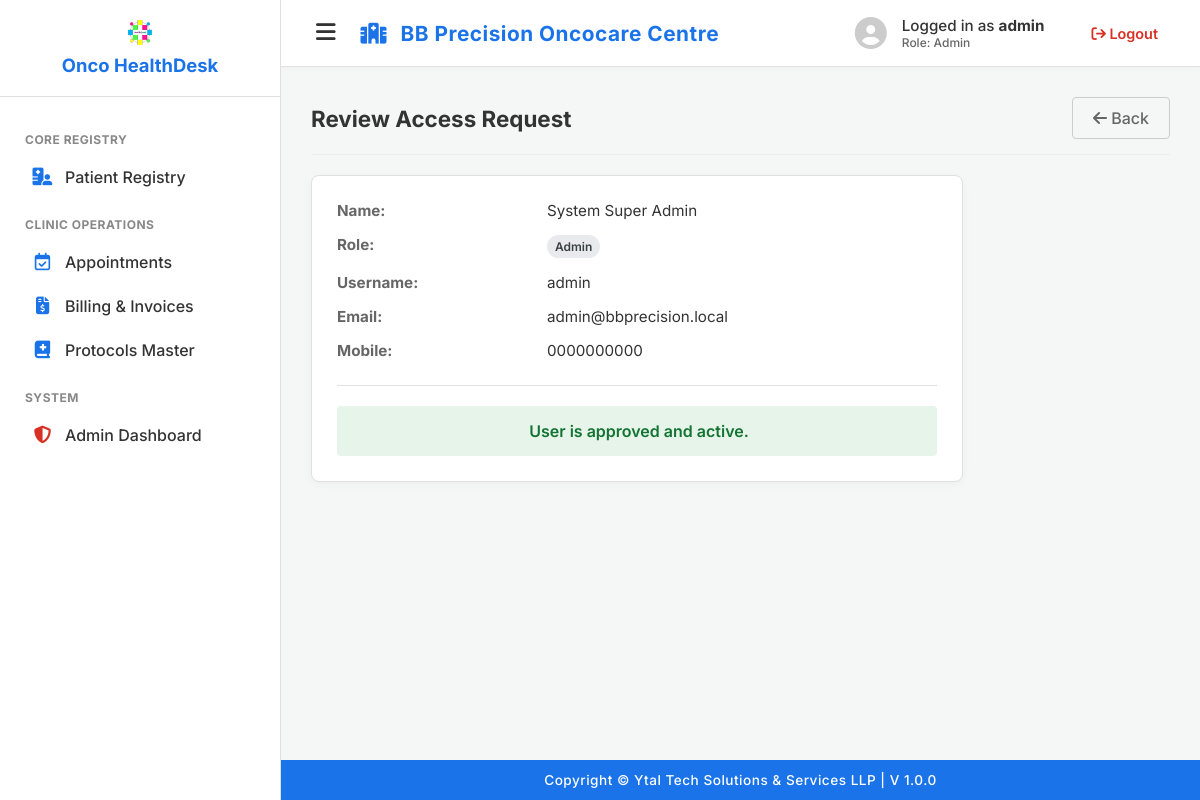
The page /admin/view_user/1 (signed in) on the database its author committed.
### app.py (models this page shows, shortened)
class User(db.Model):
    id = db.Column(db.Integer, primary_key=True)
    salutation, first_name, middle_name, last_name = db.Column(db.String(10)), db.Column(db.String(50), nullable=False), db.Column(db.String(50)), db.Column(db.String(50), nullable=False)
    role, mobile_number, email, username = db.Column(db.String(20), nullable=False), db.Column(db.String(15), unique=True, nullable=False), db.Column(db.String(120), unique=True, nullable=False), db.Column(db.String(50), unique=True, nullable=False)
    password_hash, is_approved, created_on = db.Column(db.String(256), nullable=False), db.Column(db.Boolean, default=False), db.Column(db.DateTime, default=datetime.utcnow)

### app.py (the view)
@app.route('/admin/view_user/<int:user_id>')
@login_required
def admin_view_user(user_id): return render_template('admin_view_user.html', target_user=User.query.get_or_404(user_id), user=session)

### app.py (called while the page is built)
def login_required(f):
    @wraps(f)
    def decorated_function(*args, **kwargs):
        if 'user_id' not in session: return redirect(url_for('login'))
        return f(*args, **kwargs)
    return decorated_function

### templates/admin_view_user.html (shortened to what this page needs)
{% extends "base_layout.html" %}
{% block content %}
<div class="panel-header" style="margin-bottom: 20px;">
    <h2>Review Access Request</h2>
    <a href="{{ url_for('admin_dashboard') }}" class="btn-secondary"><i class="fa-solid fa-arrow-left"></i> Back</a>
</div>
<div class="panel-card" style="max-width: 600px;">
    <div style="display: grid; grid-template-columns: 1fr 2fr; gap: 15px; margin-bottom: 25px; font-size: 0.95rem;">
        <strong style="color: var(--text-muted);">Name:</strong> <span>{{ target_user.salutation }} {{ target_user.first_name }} {{ target_user.last_name }}</span>
        <strong style="color: var(--text-muted);">Role:</strong> <span><span class="badge badge-grey">{{ target_user.role }}</span></span>
        <strong style="color: var(--text-muted);">Username:</strong> <span>{{ target_user.username }}</span>
        <strong style="color: var(--text-muted);">Email:</strong> <span>{{ target_user.email }}</span>
        <strong style="color: var(--text-muted);">Mobile:</strong> <span>{{ target_user.mobile_number }}</span>
    </div>
    <hr style="border: 0; border-top: 1px solid var(--border-color); margin-bottom: 20px;">
    {% if not target_user.is_approved %}
        <form action="/admin/approve/{{ target_user.id }}" method="POST">
            <button type="submit" class="btn-primary" style="width: 100%; background-color: #137333;"><i class="fa-solid fa-check-double"></i> Approve Access</button>
        </form>
    {% else %}
        <div style="background-color: #e6f4ea; color: #137333; padding: 15px; border-radius: 4px; text-align: center; font-weight: 600;">
             User is approved and active.
        </div>
    {% endif %}
</div>
{% endblock %}

### templates/base_layout.html (style rules this page uses)
:root { --primary-accent: #1a73e8; --sidebar-bg: #ffffff; --sidebar-hover: #e8f0fe; --sidebar-text: #333333; --bg-color: #f4f7f6; --text-dark: #333333; --text-muted: #666666; --border-color: #e0e0e0; }
body { margin: 0; font-family: 'Inter', sans-serif; background-color: var(--bg-color); color: var(--text-dark); display: flex; height: 100vh; overflow: hidden; }
.panel-card { background: #fff; padding: 25px; border-radius: 8px; box-shadow: 0 2px 8px rgba(0,0,0,0.04); margin-bottom: 25px; border: 1px solid var(--border-color); }
.panel-header { display: flex; justify-content: space-between; align-items: center; margin-bottom: 20px; border-bottom: 1px solid #eee; padding-bottom: 15px; }
.panel-header h2 { margin: 0; font-size: 1.4rem; color: var(--text-dark); }
.btn-secondary { background: transparent; color: var(--text-muted); border: 1px solid #ccc; padding: 10px 20px; border-radius: 4px; text-decoration: none; font-weight: 500; cursor: pointer; display: inline-block; transition: all 0.2s; }
.badge { display: inline-block; padding: 4px 8px; border-radius: 12px; font-size: 0.75rem; font-weight: 600; }
.badge-grey { background: #e8eaed; color: #3c4043; }

### rows shown on the page
User: salutation "System", first_name "Super", last_name "Admin", role "Admin", username "admin", email "admin@bbprecision.local", mobile_number "0000000000"

### other values the page prints
{{ user.username }} "admin"
{{ user.role }} "Admin"
